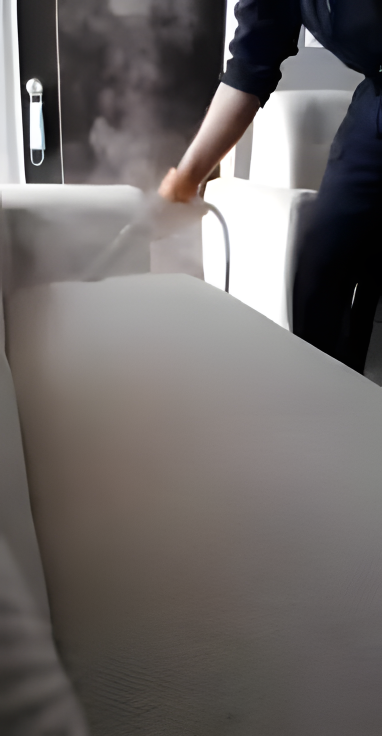
#> input picture everclean-ags/gen/hero-x4.png, 764 x 1472 px, found by its file name (shown at 1/2 size); its folder holds 6 pictures in this run
$ python export.py
#> lines starting #> are read from the running program, lines starting #| are printed output that depends on the picture
from PIL import Image
import os
GEN = "/Users/emmanuelcruzsalas/Prospeccion-Web-Ags/krevo-muestras/everclean-ags/gen"
IMG = "/Users/emmanuelcruzsalas/Prospeccion-Web-Ags/krevo-muestras/everclean-ags/img"

def out(src, dst, w, h=None, q=82):
#> called with src = 'hero-x4.png', dst = 'hero/hero-m.webp', w = 740, q = 82
    im = Image.open(os.path.join(GEN, src)).convert("RGB")
#> im is the input picture: PIL image 764x1472 RGB; mean R, G, B 108.2, 103.4, 102.1
    ow, oh = im.size
#> ow = 764; oh = 1472
    if h is None:
        h = round(oh * w / ow)
#> h = 1426
    im = im.resize((w, h), Image.LANCZOS)
#> im: PIL image 740x1426 RGB
    p = os.path.join(IMG, dst)
    os.makedirs(os.path.dirname(p), exist_ok=True)
    im.save(p, "WEBP", quality=q, method=6)
    print(dst, im.size, os.path.getsize(p), "bytes")
#| hero/hero-m.webp (740, 1426) 20314 bytes

# HERO (tope celular 370 @2x = 740; compu 520, retina 1040 pero fuente ya x4 llega a 764 max -> topamos a lo que da limpio)
out("hero-x4.png", "hero/hero-m.webp", 740)
out("hero-x4.png", "hero/hero-d.webp", 1040)
#| hero/hero-d.webp (1040, 2004) 32170 bytes

# SOFA (tope celular 414 @2x=828; compu 560, retina 1120 -> fuente x4 da 1656 ancho, alcanza)
out("sofa-antes-x4.png", "pruebas/sofa-antes-m.webp", 828)
#> call 3 of out, with src = 'sofa-antes-x4.png', dst = 'pruebas/sofa-antes-m.webp', w = 828, q = 82
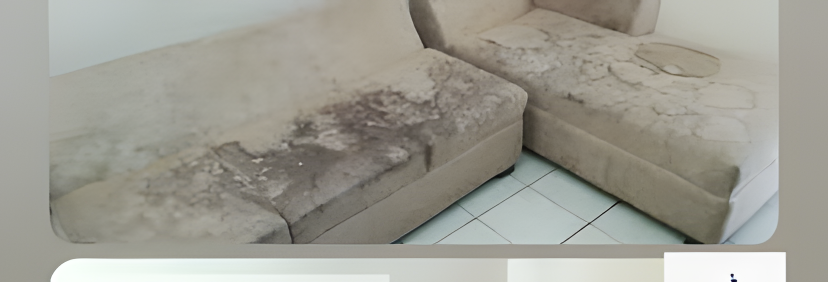
#> input picture everclean-ags/gen/sofa-antes-x4.png, 1656 x 564 px, found by its file name (shown at 1/2 size)
#> in out, im is the input picture: PIL image 1656x564 RGB; mean R, G, B 157.5, 156.2, 146.9
#> in out (call 3), `im = im.resize((w, h), Image.LANCZOS)`:
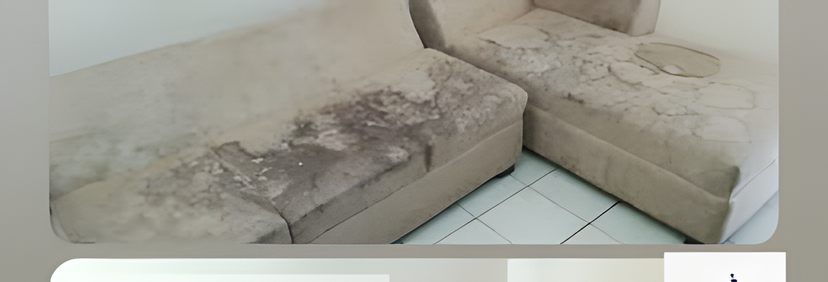
#> im: PIL image 828x282 RGB; mean R, G, B 157.5, 156.2, 146.9
#| pruebas/sofa-antes-m.webp (828, 282) 10712 bytes
out("sofa-antes-x4.png", "pruebas/sofa-antes-d.webp", 1120)
#| pruebas/sofa-antes-d.webp (1120, 381) 15994 bytes
#> (the run stopped early here; a loop or call above may not have finished)
